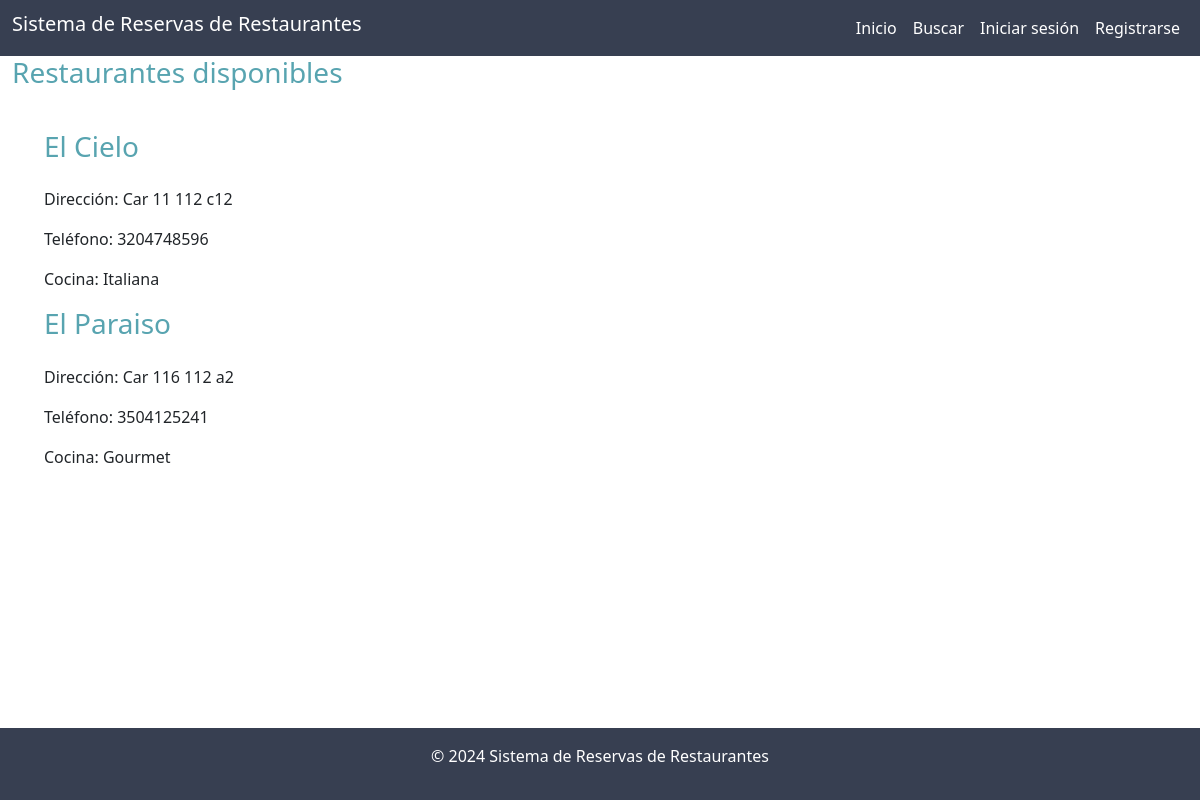
Before: /views/index_view.php with the older database file.
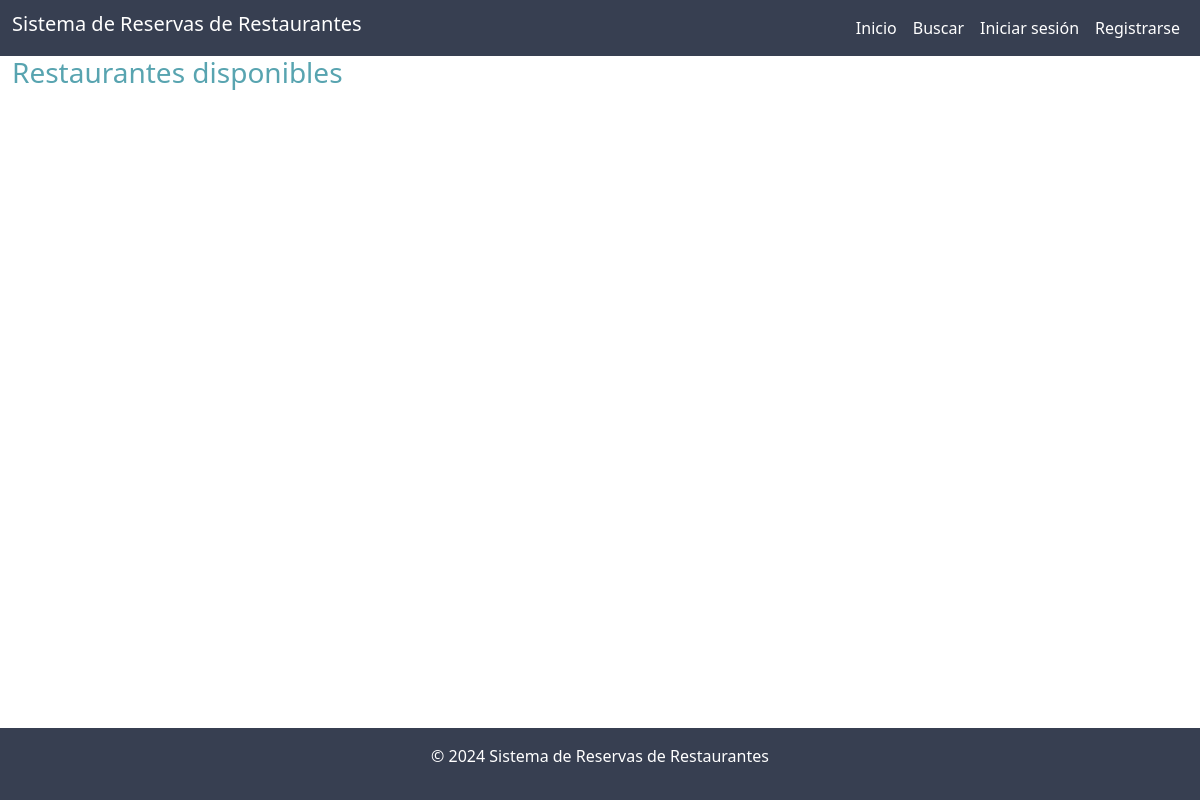
After: the same page with the newer database file.
### tables this page shows
CREATE TABLE `restaurants` (
  `id` int(11) NOT NULL,
  `name` varchar(100) NOT NULL,
  `address` varchar(255) NOT NULL,
  `phone` varchar(20) NOT NULL,
  `created_at` timestamp NOT NULL DEFAULT current_timestamp(),
  `cuisine_type` varchar(100) DEFAULT NULL
);

### includes/functions.php (called while the page is built, shortened)
<?php
function isLoggedIn() {
    return isset($_SESSION["loggedin"]) && $_SESSION["loggedin"] === true;
}
?>

### index.php (called while the page is built, shortened)
<?php
require_once 'includes/functions.php';
$conn = getDBConnection();
$sql = "SELECT * FROM restaurants";
$result = $conn->query($sql);
$restaurants = $result->fetch_all(MYSQLI_ASSOC);
?>

### views/index_view.php (the view, shortened to what this page needs)
<?php require_once '../index.php'; ?>
<?php include_once '../includes/plantillas/header/header.php'; ?>
    <nav class="navbar navbar-expand-lg bg-body-tertiary">
        <div class="container-fluid">
            <h5 class="title">Sistema de Reservas de Restaurantes</h5>
            <div class="collapse navbar-collapse" id="navbarNav">
                <div class="navbar-nav ms-auto">
                    <a class="nav-link" href="index_view.php">Inicio</a>
                    <a class="nav-link" href="search_view.php">Buscar</a>
                    <?php if (isLoggedIn()): ?>
                        <?php if (isRestaurantAdmin() || isAdmin()): ?>
                            <a class="nav-link" href="restaurants_view_admin.php">Panel de Administración</a>
                        <?php endif; ?>
                        <a class="nav-link" href="profile_view.php">Mi Perfil</a>
                        <a class="nav-link" href="../logout.php">Cerrar sesión</a>
                    <?php else: ?>
                        <a class="nav-link" href="login_view.php">Iniciar sesión</a>
                        <a class="nav-link" href="register_view.php">Registrarse</a>
                    <?php endif; ?>
                </div>
            </div>
        </div>
    </nav>
    <div class="container-fluid">
        <h3 class="title-general">Restaurantes disponibles</h3>
        <ul class="restaurant-list">
            <?php foreach ($restaurants as $restaurant): ?>
                <h3 class="title-general"><?php echo $restaurant['name']; ?></h3>
                <p>Dirección: <?php echo $restaurant['address']; ?></p>
                <p>Teléfono: <?php echo $restaurant['phone']; ?></p>
                <p>Cocina: <?php echo $restaurant['cuisine_type']; ?></p>
            <?php endforeach; ?>
        </ul>
    </div>
<?php include_once '../includes/plantillas/footer/footer.php'; ?>

### includes/plantillas/header/header.php (shortened to what this page needs)
<!DOCTYPE html>
<html lang="es">
<head>
    <link rel="stylesheet" href="../css/style.css">
    <link href="https://cdn.jsdelivr.net/npm/bootstrap@5.0.2/dist/css/bootstrap.min.css" rel="stylesheet">
    <link rel="stylesheet" href="https://cdnjs.cloudflare.com/ajax/libs/font-awesome/6.6.0/css/all.min.css" />
</head>
<body class="d-flex flex-column min-vh-100">

### includes/plantillas/footer/footer.php (shortened to what this page needs)
    <footer class="footer mt-auto py-3">
        <div class="container-fluid">
            <p>&copy; 2024 Sistema de Reservas de Restaurantes</p>
        </div>
    </footer>
</body>
</html>

### css/style.css (style rules this page uses)
:root { --primary-color: #A9BCD0; --secondary-color: #8D99AE; --three-color: #1B1B1E; --four-color: #373f51; --five-color: #ffff; --six-color: #58A4B0; --seven-color: #D64045; --eight-color: #FCAB10; --background-color: #D8DBE2; --text-color: #8D99AE; }
body { font-family: 'Roboto', sans-serif; background-color: var(--background-color); color: var(--text-color); display: flex; flex-direction: column; min-height: 100vh; }
.navbar { background-color: var(--four-color); }
.navbar-nav { margin-left: auto; }
.navbar a { color: var(--five-color); }
.title { color: var(--five-color); }
.restaurant-list { padding-top: 1rem; }
.footer { background-color: var(--four-color); color: var(--five-color); text-align: center; flex-shrink: 0; }
.title-general { color: var(--six-color); padding-bottom: 1rem; }

Changed rows visible on the page:
removed restaurants: name "El Cielo", address "Car 11 112 c12", phone "3204748596", cuisine_type "Italiana"
removed restaurants: name "El Paraiso", address "Car 116 112 a2", phone "3504125241", cuisine_type "Gourmet"
